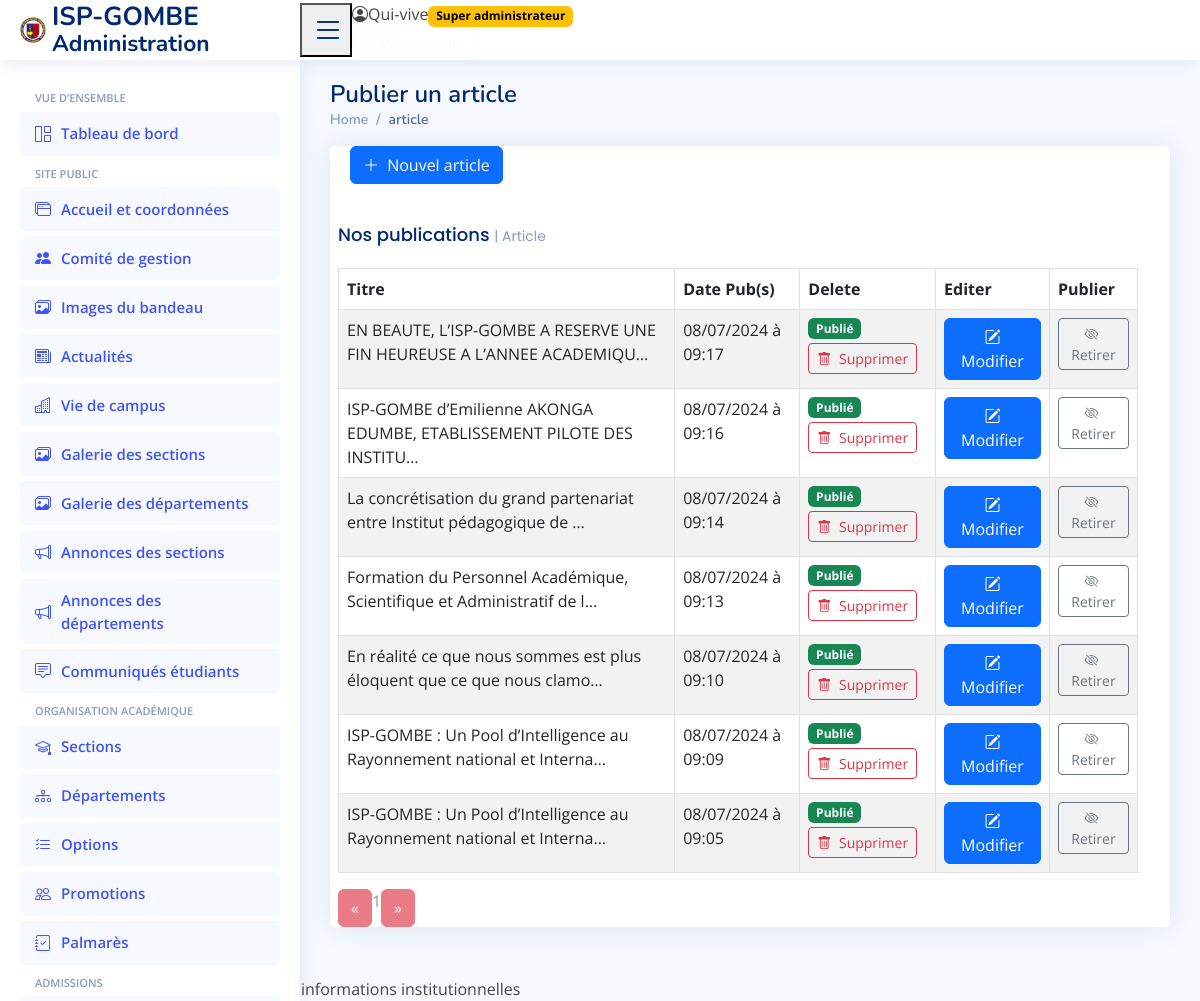
The page /admin/indexdown.php?pages=activite (signed in) on the database its author committed.
### tables this page shows
CREATE TABLE IF NOT EXISTS `activite` (
  `id_act` int NOT NULL AUTO_INCREMENT,
  `titre` text,
  `description` text,
  `photo` varchar(50) DEFAULT NULL,
  `categorie` int DEFAULT NULL,
  `id_adm` int DEFAULT NULL,
  `date_pub` datetime DEFAULT NULL,
  `etat_depot` int DEFAULT '0',
  `etat_modifier` int DEFAULT '0',
  PRIMARY KEY (`id_act`)
);

### admin/functions/activite.funct.php (called while the page is built, shortened)
<?php
$perPage = 10;
$total = (int) $bdd->query('SELECT COUNT(*) FROM activite WHERE etat_depot = 0')->fetchColumn();
$nbPage = max(1, (int) ceil($total / $perPage));
$current = filter_var($_GET['pag'] ?? 1, FILTER_VALIDATE_INT, ['options' => ['min_range' => 1]]) ?: 1;
$current = min($current, $nbPage);
$offset = ($current - 1) * $perPage;
$les_activite = $bdd->query("SELECT * FROM activite WHERE etat_depot = 0 ORDER BY date_pub DESC LIMIT {$offset}, {$perPage}");
?>

### admin/pages/activite.php (the view, shortened to what this page needs)
<main id="main" class="main">
    <div class="pagetitle">
        <h1>Publier un article</h1>
        <nav>
            <ol class="breadcrumb">
                <li class="breadcrumb-item"><a href="?pages=home">Home</a></li>
                <li class="breadcrumb-item active">article</li>
            </ol>
        </nav>
    </div>
    <div class="card">
        <div class="card-body">
            <button type="button" class="btn btn-primary" data-bs-toggle="modal" data-bs-target="#activity-create">
                <i class="bi bi-plus-lg me-1" aria-hidden="true"></i> Nouvel article
            </button>
        </div>
        <section class="section">
            <div class="row">
                <div class="card-body pb-0">
                    <h5 class="card-title">Nos publications <span>| Article</span></h5>
                    <div class="news">
                        <div class="row">
                            <div class="row">
                                <div class="col-md-12">
                                    <div class="panel panel-default">
                                        <div class="panel-body">
                                            <div class="table-responsive">
                                                <table class="table table-striped table-bordered table-hover" id="dataTables-example">
                                                    <thead>
                                                    <tr>
                                                        <th>Titre</th>
                                                        <th>Date Pub(s)</th>
                                                        <th>Delete</th>
                                                        <th>Editer</th>
                                                        <th>Publier</th>
                                                    </tr>
                                                    </thead>
                                                    <tbody>
                                                    <?php while($activ=$les_activite->fetch()){
                                                        ?>
                                                        <tr class="odd gradeX">
                                                            <td><?= htmlspecialchars(mb_strimwidth((string) $activ['titre'], 0, 70, '…', 'UTF-8'), ENT_QUOTES, 'UTF-8') ?></td>
                                                            <td>
                                                                <?= htmlspecialchars(date('d/m/Y à H:i', strtotime((string) $activ['date_pub']) ?: 0), ENT_QUOTES, 'UTF-8') ?>
                                                            </td>
                                                            <td class="center"><div class="d-flex flex-wrap gap-1 align-items-center"><span class="badge <?= (int) $activ['etat_modifier'] === 1 ? 'bg-success' : 'bg-secondary' ?>"><?= (int) $activ['etat_modifier'] === 1 ? 'Publié' : 'Brouillon' ?></span><form method="post" class="d-inline"><input type="hidden" name="csrf_token" value="<?= htmlspecialchars(csrf_token(), ENT_QUOTES, 'UTF-8') ?>"><input type="hidden" name="record_id" value="<?= (int) $activ['id_act'] ?>"><button class="btn btn-sm btn-outline-danger" name="admin_action" value="delete"><i class="bi bi-trash me-1" aria-hidden="true"></i> Supprimer</button></form></div></td>
                                                            <td><a class="btn btn-primary" href="?pages=modif_article&amp;edit=<?= (int) $activ['id_act'] ?>"><i class="bi bi-pencil-square" aria-hidden="true"></i> Modifier</a></td>
                                                            <td class="center">
                                                                <?php
                                                                if($activ['etat_modifier']==1){
                                                                    ?>
                                                                    <form method="post" class="d-inline"><button class="btn btn-sm btn-outline-secondary" name="admin_action" value="unpublish"><i class="bi bi-eye-slash me-1" aria-hidden="true"></i> Retirer</button></form>
                                                                <?php } ?>
                                                            </td>
                                                        </tr>
                                                    <?php } ?>
                                                    </tbody>
                                                </table>
                                                    <div class="pagination container" aria-label="Pagination des articles">
                                                        <a aria-label="Page précédente" class="linkPagination <?php if($current=='1'){ echo "disabled btn btn-danger"; }else{ echo "btn btn-success"; } ?>" href="?pages=activite&amp;pag=<?php if($current !='1'){ echo $current-1; }else{ echo $current; } ?>">&laquo;</a>
                                                        <?php
                                                        for($i=1;$i<=$nbPage;$i++){
                                                            if($i==$current){
                                                                ?>
                                                                <a style="color: #999999;" class="linkPagination1" aria-current="page" href="?pages=activite&amp;pag=<?= $i ?>"><?= $i ?></a>
                                                            <?php
                                                            }  else {
                                                                ?>
                                                                <a class="linkPagination1" href="?pages=activite&amp;pag=<?= $i ?>"><?= $i ?></a>
                                                            <?php
                                                            }
                                                        }
                                                        ?>
                                                        <a aria-label="Page suivante" class="linkPagination <?php if($current==$nbPage){ echo "disabled btn btn-danger"; }else{ echo "btn btn-success"; } ?>" href="?pages=activite&amp;pag=<?php if($current !=$nbPage){ echo $current+1; }else{ echo $current; } ?>">&raquo;</a>
                                                    </div>
                                            </div>
                                        </div>
                                    </div>
                                </div>
                            </div>
                        </div>
                    </div>
                </div>
            </div>
        </section>
</main>

### admin/assets/css/style.css (style rules this page uses)
:root { scroll-behavior: smooth; }
body { font-family: "Open Sans", sans-serif; background: #f6f9ff; color: #444444; }
a { color: #4154f1; text-decoration: none; }
h1, h2, h3, h4, h5, h6 { font-family: "Nunito", sans-serif; }
#main { margin-top: 60px; padding: 20px 30px; transition: all 0.3s; }
.pagetitle { margin-bottom: 10px; }
.pagetitle h1 { font-size: 24px; margin-bottom: 0; font-weight: 600; color: #012970; }
.card { margin-bottom: 30px; border: none; border-radius: 5px; box-shadow: 0px 0 30px rgba(1, 41, 112, 0.1); }
.card-title { padding: 20px 0 15px 0; font-size: 18px; font-weight: 500; color: #012970; font-family: "Poppins", sans-serif; }
.card-title span { color: #899bbd; font-size: 14px; font-weight: 400; }
.card-body { padding: 0 20px 20px 20px; }
.breadcrumb { font-size: 14px; font-family: "Nunito", sans-serif; color: #899bbd; font-weight: 600; }
.breadcrumb a { color: #899bbd; transition: 0.3s; }
.breadcrumb .breadcrumb-item::before { color: #899bbd; }
.breadcrumb .active { color: #51678f; font-weight: 600; }
@media (min-width: 1200px) { #main, #footer { margin-left: 300px; } }

### rows shown on the page
activite: titre "EN BEAUTE, L’ISP-GOMBE A RESERVE UNE FIN HEUREUSE A L’ANNEE ACADEMIQU…", date_pub "08/07/2024 à 09:17", etat_modifier "Publié"
activite: titre "ISP-GOMBE d’Emilienne AKONGA EDUMBE, ETABLISSEMENT PILOTE DES INSTITU…", date_pub "08/07/2024 à 09:16", etat_modifier "Publié"
activite: titre "La concrétisation du grand partenariat entre Institut pédagogique de …", date_pub "08/07/2024 à 09:14", etat_modifier "Publié"
activite: titre "Formation du Personnel Académique, Scientifique et Administratif de l…", date_pub "08/07/2024 à 09:13", etat_modifier "Publié"
activite: titre "En réalité ce que nous sommes est plus éloquent que ce que nous clamo…", date_pub "08/07/2024 à 09:10", etat_modifier "Publié"
activite: titre "ISP-GOMBE : Un Pool d’Intelligence au Rayonnement national et Interna…", date_pub "08/07/2024 à 09:09", etat_modifier "Publié"
activite: titre "ISP-GOMBE : Un Pool d’Intelligence au Rayonnement national et Interna…", date_pub "08/07/2024 à 09:05", etat_modifier "Publié"

### other values the page prints
$_SESSION['pseudo'] "Qui-vive"
admin_role_name((int) $_SESSION['niveau']) "Super administrateur"
